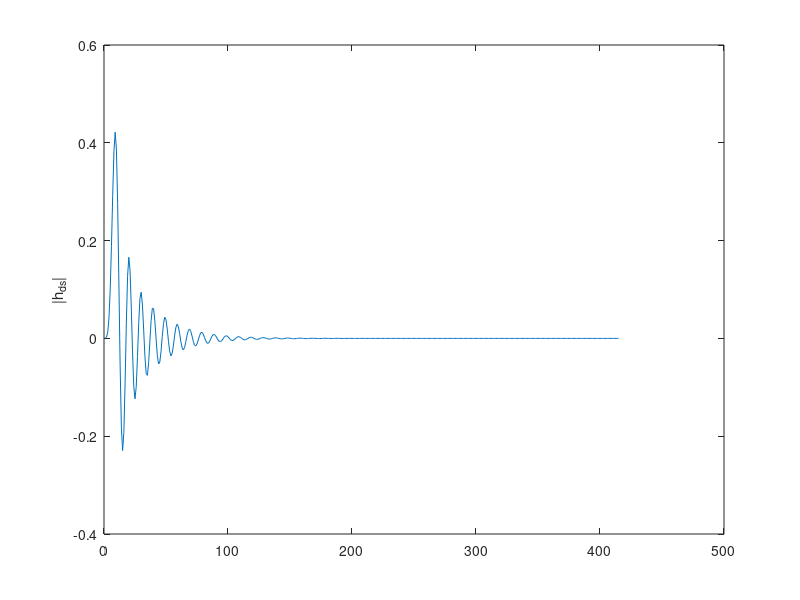
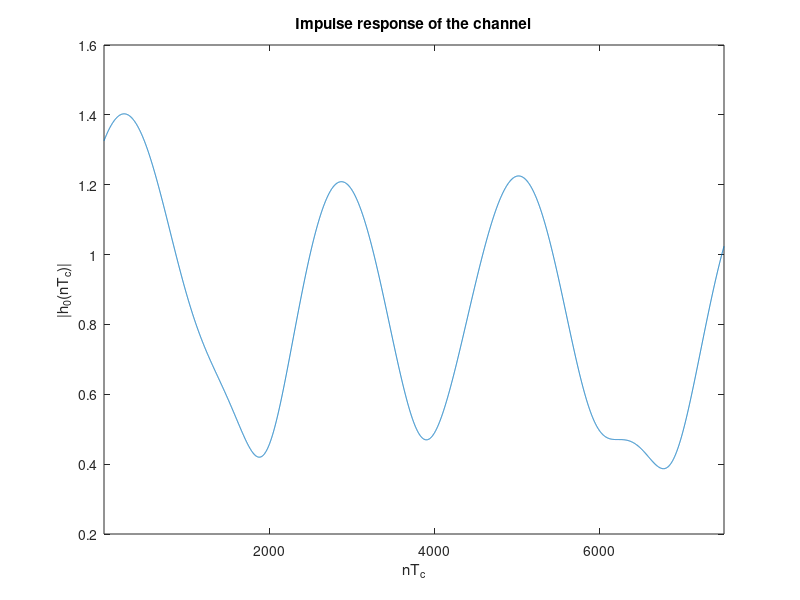

These figures' MATLAB source, in order: (Note: this script raises an error after producing the figures.)
clc; close all; clear global; clearvars;

%% SETUP OF THE GIVEN PARAMETERS
Tc=1;
fd=(40*10^-5)/Tc;
Tp=1/10*(1/fd); 
Nsamples=80000;
hplot_samples=7500;

KdB=2;
K=10^(KdB/10); 
C=sqrt(K/(K+1)); 

%setup of the doppler filter coefficients (page 317)
a_ds=[1, -4.4153, 8.6283, -9.4592, 6.1051, -1.3542, -3.3622, 7.2390, -7.9361, 5.1221, -1.8401, 2.8706e-1];
b_ds=[1.3651e-4, 8.1905e-4, 2.0476e-3, 2.7302e-3, 2.0476e-3, 9.0939e-4, 6.7852e-4, 1.3550e-3, 1.8076e-3, 1.3550e-3, 5.3726e-4, 6.1818e-5, -7.1294e-5, ...
    -9.5058e-5, -7.1294e-5, -2.5505e-5, 1.3321e-5, 4.5186e-5, 6.0248e-5, 4.5186e-5, 1.8074e-5, 3.0124e-6];
% The energy of the doppler filter need to be normalized to 1
h_ds=impz(b_ds, a_ds);
E_hds=sum(h_ds.^2);
b_ds=b_ds/sqrt(E_hds);
%normalize the power of h0
Md=1-C^2;

%% SIMULATION OF THE CHANNEL IMPULSE RESPONSE
%compute the transient as 5*Neq*Tp because the final sampling time is Tq 
pvec=abs(roots(a_ds));
pmax=max(pvec);
Neq=ceil(-1/log(pmax));
transient=5*Tp*Neq;

h_nsamples=Nsamples+transient;
w_samples=ceil(h_nsamples/Tp);
% Complex-valued Gaussian white noise with zero mean and unit variance
w=wgn(w_samples,1,0,'complex');

h_full=filter(b_ds, a_ds, w);
figure, plot(impz(b_ds,a_ds)), ylabel('|h_{ds}|')

%interpolation to Tq
t = 1:length(h_full);
t_int = Tc/Tp:Tc/Tp:length(h_full);
h_int = interp1(t, h_full, t_int, 'spline');

%multiply by sqrt(M_h0) to give the desired power 
h_int=h_int*sqrt(Md);

%drop the transient and add C because of LOS component
h=h_int(transient+1:end)+C;


%plot of 7500 samples of h
figure, 
plot(abs(h(1:hplot_samples)))
xlabel('nT_c')
ylabel('|h_0(nT_c)|')
xlim([1 hplot_samples])
title('Impulse response of the channel')

%% ESTIMATE OF THE PDF OF H0bar

h_bar=h/sqrt(C^2+Md); % the normalization here does not make much sense
% as M_h0=1-C^2, but it's to keep the formulas as in the book

% mean and variance of the realization of h
h_sd=std(abs(h_bar));
h_mean=mean(abs(h_bar));
% magnitude
mag_h=abs(h_bar);
% fit the data with a Rice ditribution to derive the parameters 
[v, s]=ricefit(mag_h);
% parameters v ans s are related to the rice factor K (wikipedia rician
% distribution)
K_est=v^2/(2*s^2); % estimated value of K 

% plot an histogram of h to get an idea of the shape of the distribution
% Nbins=17;
% figure,
% histogram(mag_h,Nbins,'Normalization','pdf')
% ylabel('Number of samples')
% xlabel('Value')
% title('Histogram of h_0')

% compute the theoretical and the estimated distributions
x=linspace(0,3,1000);
est=ricepdf(x,v,s);
v_th=sqrt(K/(K+1));
s_th=sqrt(1/(2*(K+1)));
th=ricepdf(x,v_th,s_th );

% plot of the theoretical and estimated distributions
figure
%plot(x,est,'r'), hold on, plot(x,th,'b')
Nbins=17;
histogram(mag_h,Nbins,'Normalization','pdf','DisplayStyle','stairs'), hold on, plot(x,th,'r-.')%, hold on, plot(x,est,'k'),
title('Estimate of the pdf of h_0')
ylabel('f_x(a)')
xlabel('a')
legend('Histogram','theoretical pdf','Estimated pdf')

%% SPECTRUM ESTIMATION

% Welch estimator
S=700;   %overlap
D=3500;   %window length

w_welch=window(@hamming,D);
%w_welch=kaiser(D,8);

[Welch_P, Ns] = welchPSD(h', w_welch, S);
%Welch_P=Welch_P/Nsamples;
f=1/Tc:1/Tc:Nsamples;
Welch_centered=fftshift(Welch_P);
figure,
plot(10*log10(Welch_centered))
ylim([-5 35])
%ylim([-40 -15])
xlim([Nsamples/2-5*Nsamples*fd Nsamples/2+5*Nsamples*fd])
xticks([39850 39900 39950 40000 40050 40100 40150])
xticklabels({'-150','-100','-50','0','50','100','150'});
ylabel('H(f) [dB]')
xlabel('f')
